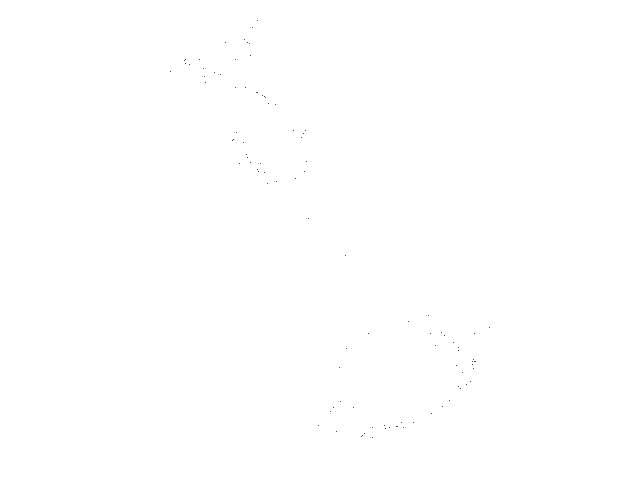
Frame 1 (no input)
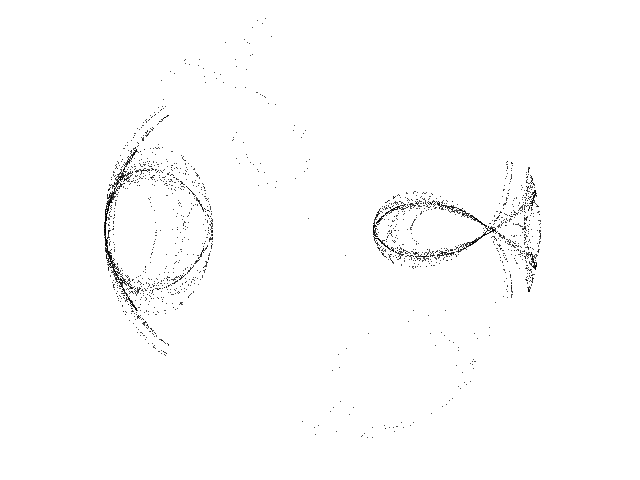
Frame 60 (the mouse pressed at the canvas centre just before this capture)
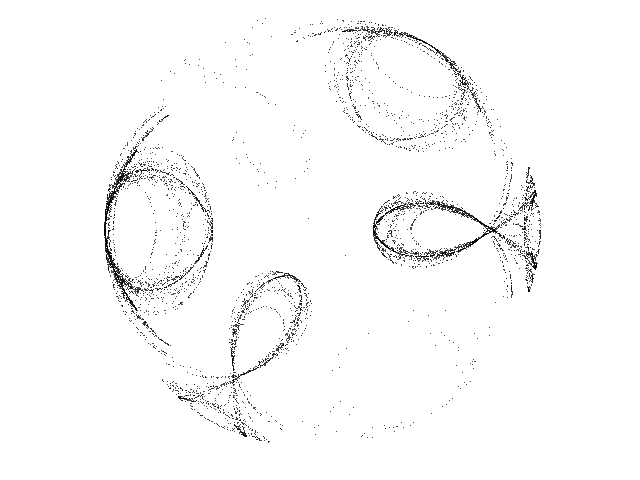
Frame 120 (the mouse held since frame 60 and released just before this capture)

The Processing sketch that drew these frames (run headless with seeded random() and noise(); from frame 60 on, the mouse is pressed at the canvas centre):

// Processing sketch: Icon_D
// ── Icon_D.pde
// Symmetric-Icon D chaotic map //

  float x = 0.01;
  float y = 0.01;
  float lambda = -2.195;
  float alpha = 10.0;
  float beta = -12.0;
  float gamma = 1.0;
  float omega = 0.0;
  int degree = 3;


void setup() {
  
  size(640, 480);
  background(255);
  
}

void draw() {
  
  for (int i=0; i<100; i++) {
    
    float zzbar = sq(x) + sq(y);
    float p = alpha * zzbar + lambda;
    float zreal = x;
    float zimag = y;

    for (int u=0; u<degree-2; u++) {

      float za = zreal * x - zimag * y;
      float zb = zimag * x + zreal * y;
      zreal = za;
      zimag = zb;
      
    }
    
    float zn = x * zreal - y * zimag;
    p = p + beta * zn;
    float xnew = p *x + gamma * zreal - omega * y;
    float ynew = p *y - gamma * zimag + omega * x;
    x = xnew;
    y = ynew;

    point(320 + (540 * x), 230 + (540 * y));

  }

}
